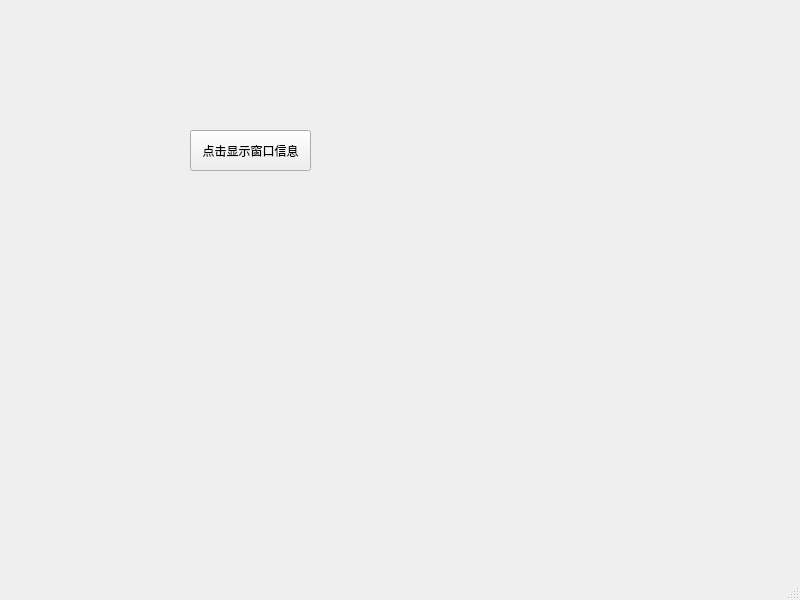
<?xml version="1.0" encoding="UTF-8"?>
<ui version="4.0">
 <class>MainWindow</class>
 <widget class="QMainWindow" name="MainWindow">
  <property name="geometry">
   <rect>
    <x>0</x>
    <y>0</y>
    <width>800</width>
    <height>600</height>
   </rect>
  </property>
  <property name="windowTitle">
   <string>MainWindow</string>
  </property>
  <widget class="QWidget" name="centralwidget">
   <widget class="QPushButton" name="pushButton">
    <property name="geometry">
     <rect>
      <x>190</x>
      <y>130</y>
      <width>121</width>
      <height>41</height>
     </rect>
    </property>
    <property name="text">
     <string>点击显示窗口信息</string>
    </property>
   </widget>
  </widget>
  <widget class="QMenuBar" name="menubar">
   <property name="geometry">
    <rect>
     <x>0</x>
     <y>0</y>
     <width>800</width>
     <height>22</height>
    </rect>
   </property>
  </widget>
  <widget class="QStatusBar" name="statusbar"/>
 </widget>
 <resources/>
 <connections/>
</ui>
